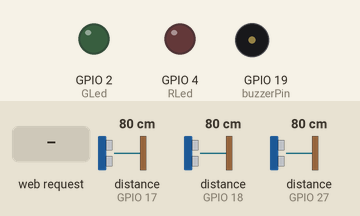
Recording of a sketch running on a simulated ESP32. Shown: output pins drawn as LEDs (lit = HIGH), buzzer (waves = sounding). Wiring (inferred from the names in the program): 3 × ultrasonic range finder: trigger GPIO 5, echo GPIO 18 / trigger GPIO 14, echo GPIO 27 / trigger GPIO 16, echo GPIO 17. Dashed ring = blinking. Inputs (shaded band) come from the test bench; at power-on: distance to the obstacle (sensors on GPIO 17, GPIO 18, GPIO 27) 80 cm. The echo pulse lasts 58.3 µs per cm; WiFi joins after 1.5 s; servers stay silent unless stated; pins used as bus, display or sensor lines are not drawn; what the sketch prints to the serial monitor is not drawn.

Above: at 2.7 s.
2.8 s: distance to the obstacle (sensor on GPIO 17) set to 13 cm
4.3 s: distance to the obstacle (sensor on GPIO 17) set to 10 cm
At 4.7 s:
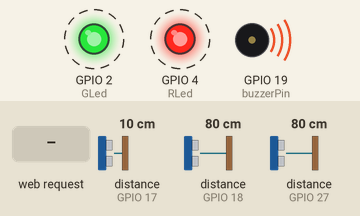
7.3 s: HTTP request GET /H received
10.3 s: distance to the obstacle (sensor on GPIO 18) set to 2 cm
At 11.04 s:
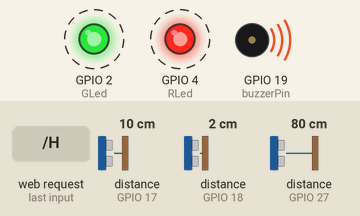
13.3 s: HTTP request GET /L received
Timing chart, 0 to 17.3 s (numbered marks = the images above; inputs shaded):
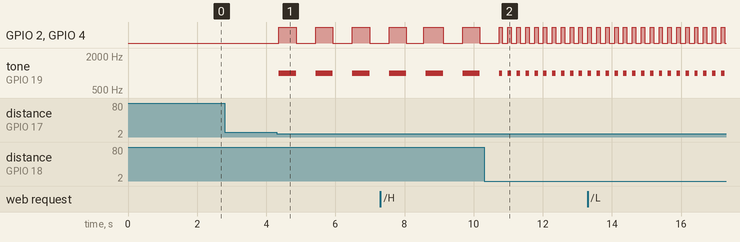

The sketch:

Step_4_WEBPAGE.ino
```cpp
/*
Added simple webpage to see if the esp32 would connect to the wifi with no problems. On the webpage the user will be able to turn LED on and off. When the ultrasonic sensor is being activated the user will now be able to identify which sensor is being activated.
*/

#include <WiFi.h>

// WiFi credentials
const char* ssid     = "DJ";
const char* password = "Johnson1";

// Server setup
WiFiServer server(80);

// Define LED, buzzer, and ultrasonic sensor pins
const int RLed = 4;          // Red LED pin
const int GLed = 2;          // Green LED pin
const int buzzerPin = 19;    // Buzzer pin
const int trigPin1 = 5;      // Ultrasonic sensor 1 trigger pin
const int echoPin1 = 18;     // Ultrasonic sensor 1 echo pin
const int trigPin2 = 16;     // Ultrasonic sensor 2 trigger pin
const int echoPin2 = 17;     // Ultrasonic sensor 2 echo pin
const int trigPin3 = 14;     // Ultrasonic sensor 3 trigger pin
const int echoPin3 = 27;     // Ultrasonic sensor 3 echo pin

// PWM setup for the buzzer
const int buzzerChannel = 0;
const int buzzerFrequency = 1000;
const int buzzerResolution = 8;

// Distance thresholds (in centimeters)
const int warningDistance = 10;
const int criticalDistance = 5;

void setup() {
    Serial.begin(115200);
    pinMode(RLed, OUTPUT);
    pinMode(GLed, OUTPUT);

    // Initialize ultrasonic sensors
    pinMode(trigPin1, OUTPUT);
    pinMode(echoPin1, INPUT);
    pinMode(trigPin2, OUTPUT);
    pinMode(echoPin2, INPUT);
    pinMode(trigPin3, OUTPUT);
    pinMode(echoPin3, INPUT);

    // Buzzer PWM setup
    ledcSetup(buzzerChannel, buzzerFrequency, buzzerResolution);
    ledcAttachPin(buzzerPin, buzzerChannel);

    // Start WiFi
    Serial.println();
    Serial.print("Connecting to ");
    Serial.println(ssid);
    WiFi.begin(ssid, password);

    while (WiFi.status() != WL_CONNECTED) {
        delay(500);
        Serial.print(".");
    }

    Serial.println("WiFi connected.");
    Serial.print("IP address: ");
    Serial.println(WiFi.localIP());

    server.begin();
}

void loop() {
    WiFiClient client = server.available();  // listen for incoming clients

    // Sensor distances
    int distance1 = getDistance(trigPin1, echoPin1);
    int distance2 = getDistance(trigPin2, echoPin2);
    int distance3 = getDistance(trigPin3, echoPin3);

    // Determine if an object is within warning or critical distance
    bool objectDetected = (distance1 <= warningDistance || distance2 <= warningDistance || distance3 <= warningDistance);
    bool objectClose = (distance1 <= criticalDistance || distance2 <= criticalDistance || distance3 <= criticalDistance);

    // Trigger LED and buzzer alerts based on distance
    if (objectClose) {
        alert(true);  // Fast beep and LED flash for close objects
    } else if (objectDetected) {
        alert(false); // Slow beep and LED flash for objects within warning distance
    } else {
        digitalWrite(RLed, LOW);
        digitalWrite(GLed, LOW);
        ledcWrite(buzzerChannel, 0); // Stop the buzzer
    }

    // Identify which sensor is triggered
    String sensorStatus = "None";
    if (distance1 <= warningDistance) sensorStatus = "Sensor 1";
    else if (distance2 <= warningDistance) sensorStatus = "Sensor 2";
    else if (distance3 <= warningDistance) sensorStatus = "Sensor 3";

    // Handle client request and send webpage
    if (client) {
        Serial.println("New Client.");
        String currentLine = "";
        while (client.connected()) {
            if (client.available()) {
                char c = client.read();
                Serial.write(c);

                if (c == '\n') {
                    if (currentLine.length() == 0) {
                        // Send HTTP headers
                        client.println("HTTP/1.1 200 OK");
                        client.println("Content-type:text/html");
                        client.println();

                        // Send webpage with sensor status and auto-refresh
                        client.print("<html><head>");
                        client.print("<meta http-equiv='refresh' content='2'>"); // Refresh page every 2 seconds
                        client.print("</head><body>");
                        client.print("<h1>ESP32 Web Server</h1>");
                        client.print("<p>Click <a href=\"/H\">here</a> to turn the LED on.</p>");
                        client.print("<p>Click <a href=\"/L\">here</a> to turn the LED off.</p>");
                        client.print("<p><b>Sensor Triggered:</b> ");
                        client.print(sensorStatus);  // Display triggered sensor
                        client.print("</p></body></html>");

                        client.println();
                        break;
                    } else {
                        currentLine = "";
                    }
                } else if (c != '\r') {
                    currentLine += c;
                }

                // LED control via client request
                if (currentLine.endsWith("GET /H")) {
                    digitalWrite(RLed, HIGH);
                    digitalWrite(GLed, HIGH);
                }
                if (currentLine.endsWith("GET /L")) {
                    digitalWrite(RLed, LOW);
                    digitalWrite(GLed, LOW);
                }
            }
        }
        client.stop();
        Serial.println("Client Disconnected.");
    }
    delay(50);
}

// Function to calculate distance using ultrasonic sensor
int getDistance(int trigPin, int echoPin) {
    digitalWrite(trigPin, LOW);
    delayMicroseconds(2);
    digitalWrite(trigPin, HIGH);
    delayMicroseconds(10);
    digitalWrite(trigPin, LOW);

    long duration = pulseIn(echoPin, HIGH);
    int distance = duration * 0.034 / 2;
    return distance;
}

// Function to handle alert (buzzer and LED flashing)
void alert(bool fast) {
    int delayTime = fast ? 100 : 500; // Fast or slow alert timing

    digitalWrite(RLed, HIGH);
    digitalWrite(GLed, HIGH);
    ledcWrite(buzzerChannel, 128); // Set duty cycle to 50% for buzzer
    delay(delayTime);

    digitalWrite(RLed, LOW);
    digitalWrite(GLed, LOW);
    ledcWrite(buzzerChannel, 0); // Stop the buzzer
    delay(delayTime);
}
```

Measured:
- the behaviour switches between 12 and 11 cm on distance to the obstacle (sensor on GPIO 17) (found by bisection; images 0 and 1)
- after the input at 2.8 s, every drawn part: stays the same
- after the input at 4.3 s, GPIO 2 (GLed), GPIO 4 (RLed): alternates HIGH for 0.50 s and LOW for 0.56 s, starting after 0.07 s; tone on GPIO 19 (buzzerPin): alternates 1000 Hz for 0.50 s and silent for 0.56 s, starting after 0.07 s
- after the input at 10.3 s, GPIO 2 (GLed), GPIO 4 (RLed): alternates HIGH for 0.10 s and LOW for 0.16 s, starting after 0.53 s; tone on GPIO 19 (buzzerPin): alternates 1000 Hz for 0.10 s and silent for 0.16 s, starting after 0.53 s
